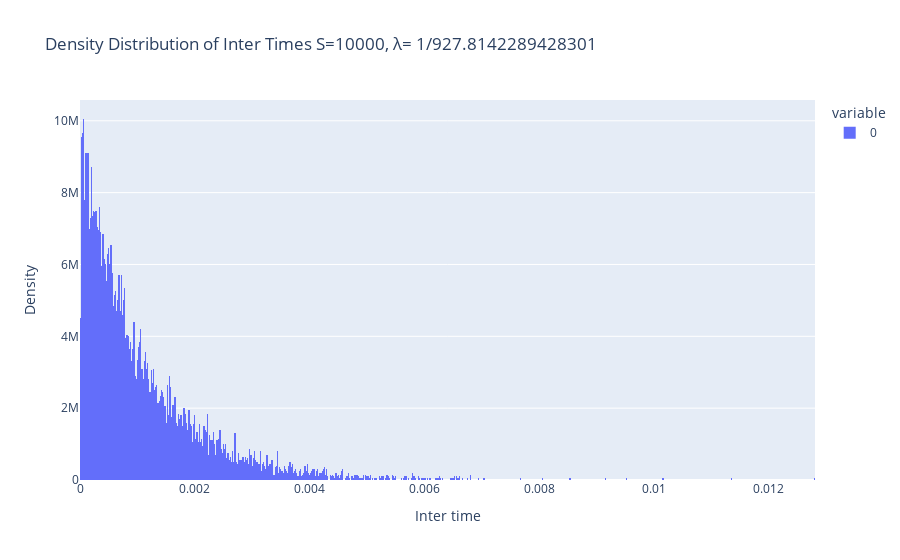

The notebook cell saved with this chart:
### Code cell
fig = px.histogram(np.array(inter_times), nbins=1000, histnorm='density', title=f'Density Distribution of Inter Times S={S}, λ= 1/{lambda_rate}')
fig.update_layout(xaxis_title='Inter time', yaxis_title='Density', xaxis=dict(range=[0, max(inter_times)]))
fig.show()

### Figure 1 — Plotly figure (JSON) as saved in the notebook; plotly's stock layout.template omitted (floating-point values rounded to 4 significant figures; data arrays with more than 128 entries replaced by an {"elided": "..."} marker saying what was removed)
{"data": [{"alignmentgroup": "True", "bingroup": "x", "histnorm": "density", "hovertemplate": "variable=0<br>value=%{x}<br>density=%{y}<extra></extra>", "legendgroup": "0", "marker": {"color": "#636efa", "pattern": {"shape": ""}}, "name": "0", "nbinsx": 1000, "offsetgroup": "0", "orientation": "v", "showlegend": true, "type": "histogram", "x": {"elided": "10000 float values"}, "xaxis": "x", "yaxis": "y"}], "layout": {"barmode": "relative", "legend": {"title": {"text": "variable"}, "tracegroupgap": 0}, "title": {"text": "Density Distribution of Inter Times S=10000, λ= 1/927.8142289428301"}, "xaxis": {"anchor": "y", "domain": [0, 1], "range": [0, 0.01281], "title": {"text": "Inter time"}}, "yaxis": {"anchor": "x", "domain": [0, 1], "title": {"text": "Density"}}}}
